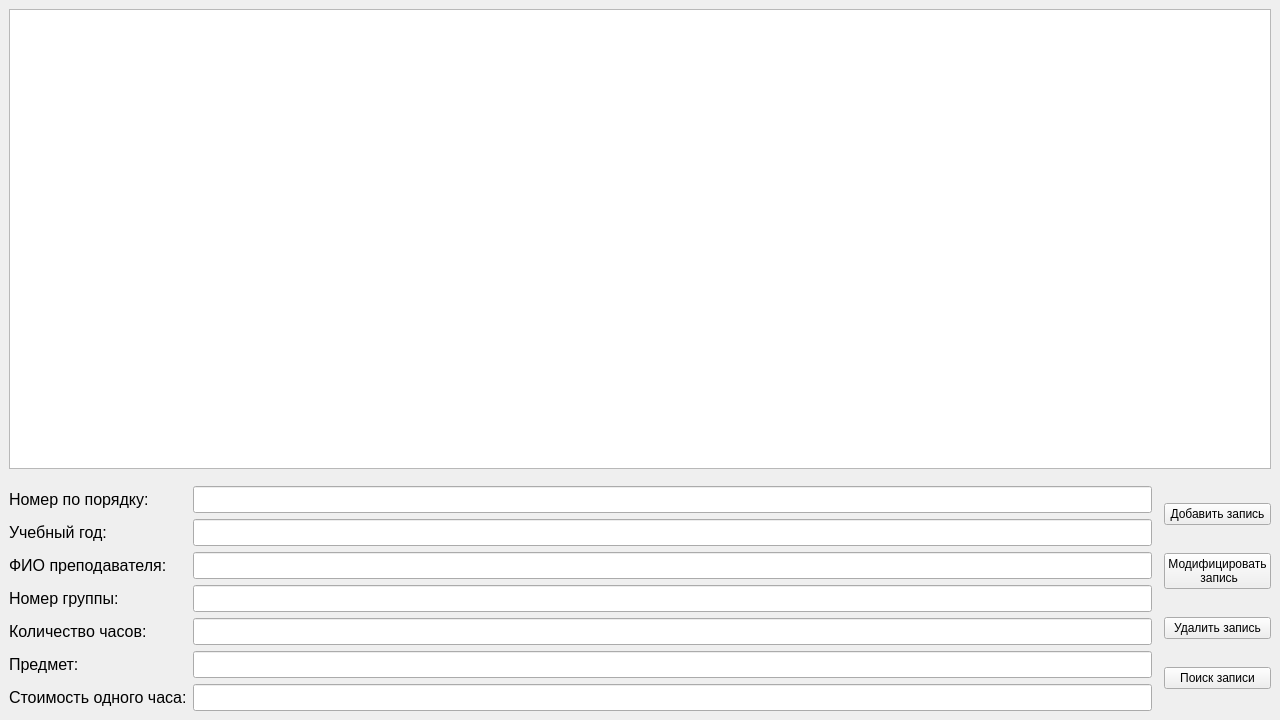
<?xml version="1.0" encoding="UTF-8"?>
<ui version="4.0">
 <class>MainWindow</class>
 <widget class="QMainWindow" name="MainWindow">
  <property name="geometry">
   <rect>
    <x>0</x>
    <y>0</y>
    <width>1280</width>
    <height>720</height>
   </rect>
  </property>
  <property name="windowTitle">
   <string>БД. Лабораторная 11. Катунин С.</string>
  </property>
  <widget class="QWidget" name="centralwidget">
   <layout class="QGridLayout" name="gridLayout_2" rowstretch="3,0,0">
    <item row="0" column="0">
     <widget class="QTableView" name="tableView">
      <property name="editTriggers">
       <set>QAbstractItemView::NoEditTriggers</set>
      </property>
      <property name="showDropIndicator" stdset="0">
       <bool>false</bool>
      </property>
      <property name="dragDropOverwriteMode">
       <bool>false</bool>
      </property>
      <property name="showGrid">
       <bool>true</bool>
      </property>
      <property name="sortingEnabled">
       <bool>true</bool>
      </property>
      <attribute name="horizontalHeaderCascadingSectionResizes">
       <bool>true</bool>
      </attribute>
      <attribute name="horizontalHeaderDefaultSectionSize">
       <number>150</number>
      </attribute>
      <attribute name="horizontalHeaderStretchLastSection">
       <bool>true</bool>
      </attribute>
      <attribute name="verticalHeaderShowSortIndicator" stdset="0">
       <bool>true</bool>
      </attribute>
     </widget>
    </item>
    <item row="2" column="0">
     <layout class="QGridLayout" name="gridLayout">
      <property name="topMargin">
       <number>6</number>
      </property>
      <item row="0" column="1">
       <layout class="QVBoxLayout" name="verticalLayout">
        <property name="leftMargin">
         <number>6</number>
        </property>
        <item>
         <widget class="QPushButton" name="pushButton_insert">
          <property name="text">
           <string>Добавить запись</string>
          </property>
         </widget>
        </item>
        <item>
         <widget class="QPushButton" name="pushButton_update">
          <property name="text">
           <string>Модифицировать
 запись</string>
          </property>
         </widget>
        </item>
        <item>
         <widget class="QPushButton" name="pushButton_erase">
          <property name="text">
           <string>Удалить запись</string>
          </property>
         </widget>
        </item>
        <item>
         <widget class="QPushButton" name="pushButton_search">
          <property name="text">
           <string>Поиск записи</string>
          </property>
         </widget>
        </item>
       </layout>
      </item>
      <item row="0" column="0">
       <layout class="QFormLayout" name="formLayout_search">
        <property name="sizeConstraint">
         <enum>QLayout::SetDefaultConstraint</enum>
        </property>
        <property name="fieldGrowthPolicy">
         <enum>QFormLayout::AllNonFixedFieldsGrow</enum>
        </property>
        <property name="rowWrapPolicy">
         <enum>QFormLayout::DontWrapRows</enum>
        </property>
        <property name="labelAlignment">
         <set>Qt::AlignLeading|Qt::AlignLeft|Qt::AlignVCenter</set>
        </property>
        <property name="formAlignment">
         <set>Qt::AlignLeading|Qt::AlignLeft|Qt::AlignVCenter</set>
        </property>
        <property name="topMargin">
         <number>5</number>
        </property>
        <item row="2" column="0">
         <widget class="QLabel" name="label_eduYear">
          <property name="font">
           <font>
            <pointsize>12</pointsize>
           </font>
          </property>
          <property name="text">
           <string>Учебный год:</string>
          </property>
         </widget>
        </item>
        <item row="2" column="1">
         <widget class="QLineEdit" name="lineEdit_eduYear">
          <property name="font">
           <font>
            <pointsize>12</pointsize>
           </font>
          </property>
         </widget>
        </item>
        <item row="3" column="0">
         <widget class="QLabel" name="label_prepod">
          <property name="font">
           <font>
            <pointsize>12</pointsize>
           </font>
          </property>
          <property name="text">
           <string>ФИО преподавателя:</string>
          </property>
         </widget>
        </item>
        <item row="3" column="1">
         <widget class="QLineEdit" name="lineEdit_prepod">
          <property name="font">
           <font>
            <pointsize>12</pointsize>
           </font>
          </property>
         </widget>
        </item>
        <item row="4" column="0">
         <widget class="QLabel" name="label_groupID">
          <property name="font">
           <font>
            <pointsize>12</pointsize>
           </font>
          </property>
          <property name="text">
           <string>Номер группы:</string>
          </property>
         </widget>
        </item>
        <item row="4" column="1">
         <widget class="QLineEdit" name="lineEdit_groupID">
          <property name="font">
           <font>
            <pointsize>12</pointsize>
           </font>
          </property>
         </widget>
        </item>
        <item row="5" column="0">
         <widget class="QLabel" name="label_hours">
          <property name="font">
           <font>
            <pointsize>12</pointsize>
           </font>
          </property>
          <property name="text">
           <string>Количество часов:</string>
          </property>
         </widget>
        </item>
        <item row="5" column="1">
         <widget class="QLineEdit" name="lineEdit_hours">
          <property name="font">
           <font>
            <pointsize>12</pointsize>
           </font>
          </property>
         </widget>
        </item>
        <item row="6" column="0">
         <widget class="QLabel" name="label_lesson">
          <property name="font">
           <font>
            <pointsize>12</pointsize>
           </font>
          </property>
          <property name="text">
           <string>Предмет:</string>
          </property>
         </widget>
        </item>
        <item row="6" column="1">
         <widget class="QLineEdit" name="lineEdit_lesson">
          <property name="font">
           <font>
            <pointsize>12</pointsize>
           </font>
          </property>
         </widget>
        </item>
        <item row="7" column="0">
         <widget class="QLabel" name="label_hourCost">
          <property name="font">
           <font>
            <pointsize>12</pointsize>
           </font>
          </property>
          <property name="text">
           <string>Стоимость одного часа:</string>
          </property>
          <property name="wordWrap">
           <bool>false</bool>
          </property>
         </widget>
        </item>
        <item row="7" column="1">
         <widget class="QLineEdit" name="lineEdit_hourCost">
          <property name="font">
           <font>
            <pointsize>12</pointsize>
           </font>
          </property>
         </widget>
        </item>
        <item row="0" column="0">
         <widget class="QLabel" name="label_ID">
          <property name="font">
           <font>
            <pointsize>12</pointsize>
           </font>
          </property>
          <property name="text">
           <string>Номер по порядку:</string>
          </property>
         </widget>
        </item>
        <item row="0" column="1">
         <widget class="QLineEdit" name="lineEdit_ID">
          <property name="font">
           <font>
            <pointsize>12</pointsize>
           </font>
          </property>
         </widget>
        </item>
       </layout>
      </item>
     </layout>
    </item>
   </layout>
  </widget>
 </widget>
 <resources/>
 <connections/>
</ui>
